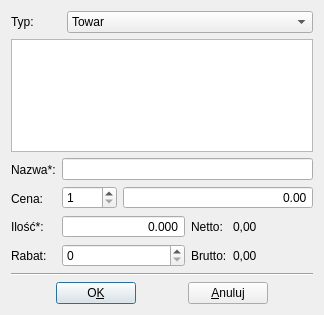
<?xml version="1.0" encoding="UTF-8"?>
<ui version="4.0">
 <class>GoodsList</class>
 <widget class="QDialog" name="GoodsList">
  <property name="geometry">
   <rect>
    <x>0</x>
    <y>0</y>
    <width>324</width>
    <height>315</height>
   </rect>
  </property>
  <property name="windowTitle">
   <string>Wybierz towar z listy</string>
  </property>
  <layout class="QGridLayout" name="gridLayout">
   <item row="0" column="0">
    <layout class="QHBoxLayout" name="_12">
     <item>
      <widget class="QLabel" name="textLabel1">
       <property name="maximumSize">
        <size>
         <width>50</width>
         <height>32767</height>
        </size>
       </property>
       <property name="text">
        <string>Typ:</string>
       </property>
       <property name="wordWrap">
        <bool>false</bool>
       </property>
      </widget>
     </item>
     <item>
      <widget class="QComboBox" name="comboBox1">
       <item>
        <property name="text">
         <string>Towar</string>
        </property>
       </item>
       <item>
        <property name="text">
         <string>Usługa</string>
        </property>
       </item>
      </widget>
     </item>
    </layout>
   </item>
   <item row="1" column="0">
    <widget class="QListWidget" name="listWidget"/>
   </item>
   <item row="2" column="0">
    <layout class="QHBoxLayout" name="horizontalLayout_3">
     <item>
      <layout class="QVBoxLayout" name="_14">
       <item>
        <widget class="QLabel" name="textLabel1_6">
         <property name="text">
          <string>Nazwa*:</string>
         </property>
         <property name="wordWrap">
          <bool>false</bool>
         </property>
        </widget>
       </item>
       <item>
        <widget class="QLabel" name="textLabel4_2">
         <property name="text">
          <string>Cena:</string>
         </property>
         <property name="wordWrap">
          <bool>false</bool>
         </property>
        </widget>
       </item>
       <item>
        <widget class="QLabel" name="textLabel1_7">
         <property name="text">
          <string>Ilość*:</string>
         </property>
         <property name="wordWrap">
          <bool>false</bool>
         </property>
        </widget>
       </item>
       <item>
        <widget class="QLabel" name="textLabel1_8">
         <property name="text">
          <string>Rabat:</string>
         </property>
         <property name="wordWrap">
          <bool>false</bool>
         </property>
        </widget>
       </item>
      </layout>
     </item>
     <item>
      <layout class="QVBoxLayout" name="verticalLayout_2">
       <item>
        <widget class="QLineEdit" name="nameEdit">
         <property name="enabled">
          <bool>true</bool>
         </property>
         <property name="focusPolicy">
          <enum>Qt::StrongFocus</enum>
         </property>
         <property name="styleSheet">
          <string notr="true"/>
         </property>
         <property name="readOnly">
          <bool>false</bool>
         </property>
        </widget>
       </item>
       <item>
        <layout class="QHBoxLayout" name="horizontalLayout">
         <item>
          <widget class="QSpinBox" name="spinBox2">
           <property name="maximumSize">
            <size>
             <width>55</width>
             <height>16777215</height>
            </size>
           </property>
           <property name="focusPolicy">
            <enum>Qt::NoFocus</enum>
           </property>
           <property name="minimum">
            <number>1</number>
           </property>
           <property name="maximum">
            <number>4</number>
           </property>
          </widget>
         </item>
         <item>
          <widget class="QDoubleSpinBox" name="priceBoxEdit">
           <property name="cursor">
            <cursorShape>IBeamCursor</cursorShape>
           </property>
           <property name="alignment">
            <set>Qt::AlignRight|Qt::AlignTrailing|Qt::AlignVCenter</set>
           </property>
           <property name="buttonSymbols">
            <enum>QAbstractSpinBox::NoButtons</enum>
           </property>
           <property name="maximum">
            <double>99999.990000000005239</double>
           </property>
          </widget>
         </item>
        </layout>
       </item>
       <item>
        <layout class="QHBoxLayout" name="horizontalLayout_2">
         <item>
          <layout class="QVBoxLayout" name="verticalLayout">
           <item>
            <widget class="QDoubleSpinBox" name="countSpinBox">
             <property name="cursor">
              <cursorShape>IBeamCursor</cursorShape>
             </property>
             <property name="alignment">
              <set>Qt::AlignRight|Qt::AlignTrailing|Qt::AlignVCenter</set>
             </property>
             <property name="buttonSymbols">
              <enum>QAbstractSpinBox::NoButtons</enum>
             </property>
             <property name="decimals">
              <number>3</number>
             </property>
             <property name="maximum">
              <double>9999.989999999999782</double>
             </property>
            </widget>
           </item>
           <item>
            <widget class="QSpinBox" name="discountSpin"/>
           </item>
          </layout>
         </item>
         <item>
          <layout class="QHBoxLayout" name="_19">
           <item>
            <layout class="QVBoxLayout" name="_20">
             <item>
              <widget class="QLabel" name="textLabel3_3">
               <property name="text">
                <string>Netto:</string>
               </property>
               <property name="wordWrap">
                <bool>false</bool>
               </property>
              </widget>
             </item>
             <item>
              <widget class="QLabel" name="textLabel3_4">
               <property name="text">
                <string>Brutto:</string>
               </property>
               <property name="wordWrap">
                <bool>false</bool>
               </property>
              </widget>
             </item>
            </layout>
           </item>
           <item>
            <layout class="QVBoxLayout" name="_21">
             <item>
              <widget class="QLabel" name="netLabel">
               <property name="minimumSize">
                <size>
                 <width>80</width>
                 <height>0</height>
                </size>
               </property>
               <property name="text">
                <string>0,00</string>
               </property>
               <property name="wordWrap">
                <bool>false</bool>
               </property>
              </widget>
             </item>
             <item>
              <widget class="QLabel" name="grossLabel">
               <property name="minimumSize">
                <size>
                 <width>80</width>
                 <height>0</height>
                </size>
               </property>
               <property name="text">
                <string>0,00</string>
               </property>
               <property name="wordWrap">
                <bool>false</bool>
               </property>
              </widget>
             </item>
            </layout>
           </item>
          </layout>
         </item>
        </layout>
       </item>
      </layout>
     </item>
    </layout>
   </item>
   <item row="3" column="0">
    <widget class="Line" name="line">
     <property name="orientation">
      <enum>Qt::Horizontal</enum>
     </property>
    </widget>
   </item>
   <item row="4" column="0">
    <layout class="QHBoxLayout" name="_22">
     <item>
      <spacer name="spacer3">
       <property name="orientation">
        <enum>Qt::Horizontal</enum>
       </property>
       <property name="sizeType">
        <enum>QSizePolicy::Expanding</enum>
       </property>
       <property name="sizeHint" stdset="0">
        <size>
         <width>43</width>
         <height>20</height>
        </size>
       </property>
      </spacer>
     </item>
     <item>
      <widget class="QPushButton" name="okBtn">
       <property name="cursor">
        <cursorShape>PointingHandCursor</cursorShape>
       </property>
       <property name="text">
        <string>O&amp;K</string>
       </property>
       <property name="shortcut">
        <string>Alt+K</string>
       </property>
      </widget>
     </item>
     <item>
      <spacer name="spacer1">
       <property name="orientation">
        <enum>Qt::Horizontal</enum>
       </property>
       <property name="sizeType">
        <enum>QSizePolicy::Expanding</enum>
       </property>
       <property name="sizeHint" stdset="0">
        <size>
         <width>43</width>
         <height>20</height>
        </size>
       </property>
      </spacer>
     </item>
     <item>
      <widget class="QPushButton" name="cancelBtn">
       <property name="cursor">
        <cursorShape>PointingHandCursor</cursorShape>
       </property>
       <property name="text">
        <string>&amp;Anuluj</string>
       </property>
       <property name="shortcut">
        <string>Alt+C</string>
       </property>
      </widget>
     </item>
     <item>
      <spacer name="spacer2">
       <property name="orientation">
        <enum>Qt::Horizontal</enum>
       </property>
       <property name="sizeType">
        <enum>QSizePolicy::Expanding</enum>
       </property>
       <property name="sizeHint" stdset="0">
        <size>
         <width>43</width>
         <height>20</height>
        </size>
       </property>
      </spacer>
     </item>
    </layout>
   </item>
  </layout>
 </widget>
 <layoutdefault spacing="6" margin="11"/>
 <pixmapfunction>qPixmapFromMimeSource</pixmapfunction>
 <tabstops>
  <tabstop>listWidget</tabstop>
  <tabstop>priceBoxEdit</tabstop>
  <tabstop>countSpinBox</tabstop>
  <tabstop>discountSpin</tabstop>
  <tabstop>okBtn</tabstop>
  <tabstop>cancelBtn</tabstop>
  <tabstop>comboBox1</tabstop>
 </tabstops>
 <resources/>
 <connections/>
</ui>
